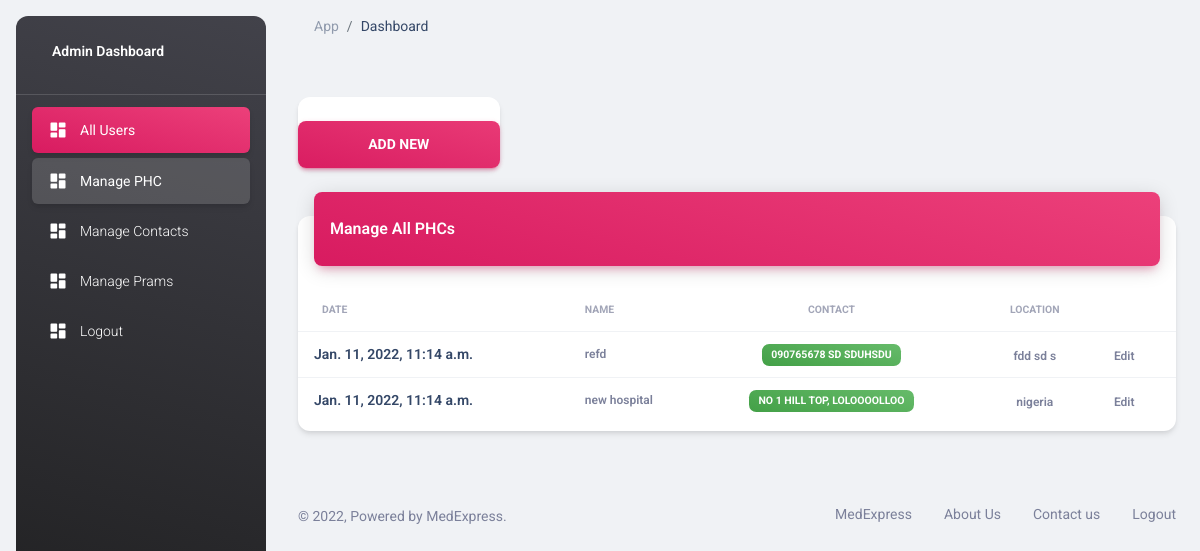
Page /admin-user/manage-all-phcs/ on the committed database.
### admin_user/models.py (models this page shows, shortened)
class Phc(models.Model):
	name = models.CharField(default="",max_length=20)
	location = models.TextField(default="")
	contact = models.CharField(default="",max_length=20)
	status = models.BooleanField(default=False)
	pub_date = models.DateTimeField(default=timezone.now)

### admin_user/views.py (the view)
# urls.py: path("manage-all-phcs/", views.ManageAllPhcsView, name="manage_all_phcs"),
def ManageAllPhcsView(request):
	if request.method == "POST":
		pass
	else:
		phcs = Phc.objects.order_by('-pub_date')
		context = {"phcs": phcs}
		return render(request, "admin_user/manage_all_phcs.html", context )

### admin_user/templates/admin_user/manage_all_phcs.html
{% extends 'admin_user/base.html' %}
{% load static %}
{% block content %}
<div class="container-fluid py-4">
  <div class="row">
      <div class="col-3">
        <div class="card my-4">
          <span><a class="btn btn-lg bg-gradient-primary btn-lg w-100 mt-4 mb-0" href="{% url 'admin_user:add_phc' %}">Add New</a></span>
        </div>
      </div>
  </div>
  <div class="row">
    <div class="col-12">
      <div class="card my-4">
        <div class="card-header p-0 position-relative mt-n4 mx-3 z-index-2">
          <div class="bg-gradient-primary shadow-primary border-radius-lg pt-4 pb-3">
            <h6 class="text-white text-capitalize ps-3">Manage All PHCs</h6>
          </div>
        </div>
        <div class="card-body px-0 pb-2">
          <div class="table-responsive p-0">
            <table class="table align-items-center mb-0">
              <thead>
                <tr>
                  <th class="text-uppercase text-secondary text-xxs font-weight-bolder opacity-7">Date</th>
                  <th class="text-uppercase text-secondary text-xxs font-weight-bolder opacity-7 ps-2">Name</th>
                  <th class="text-center text-uppercase text-secondary text-xxs font-weight-bolder opacity-7">Contact</th>
                  <th class="text-center text-uppercase text-secondary text-xxs font-weight-bolder opacity-7">Location</th>
                  <th class="text-secondary opacity-7"></th>
                </tr>
              </thead>
              <tbody>
                {% for item in phcs %}
                  <tr>
                    <td>
                      <div class="d-flex px-2 py-1">
                        <div class="d-flex flex-column justify-content-center">
                          <h6 class="mb-0 text-sm">{{ item.pub_date }}</h6>
                        </div>
                      </div>
                    </td>
                    <td>
                      <p class="text-xs font-weight-bold mb-0">{{ item.name }}</p>
                    </td>
                    <td class="align-middle text-center text-sm">
                      <span class="badge badge-sm bg-gradient-success">{{ item.contact }}</span>
                    </td>
                    <td class="align-middle text-center">
                      <span class="text-secondary text-xs font-weight-bold">{{ item.location }}</span>
                    </td>
                    <td class="align-middle">
                      <a href="javascript:;" class="text-secondary font-weight-bold text-xs" data-toggle="tooltip" data-original-title="Edit user">
                        Edit
                      </a>
                    </td>
                  </tr>
                {% endfor %}
              </tbody>
            </table>
          </div>
        </div>
      </div>
    </div>
  </div>
</div>
{% endblock %}

### rows in the picture
Phc: pub_date "Jan. 11, 2022, 11:14 a.m.", name "refd", contact "090765678 SD SDUHSDU", location "fdd sd s"
Phc: pub_date "Jan. 11, 2022, 11:14 a.m.", name "new hospital", contact "NO 1 HILL TOP, LOLOOOOLLOO", location "nigeria"
